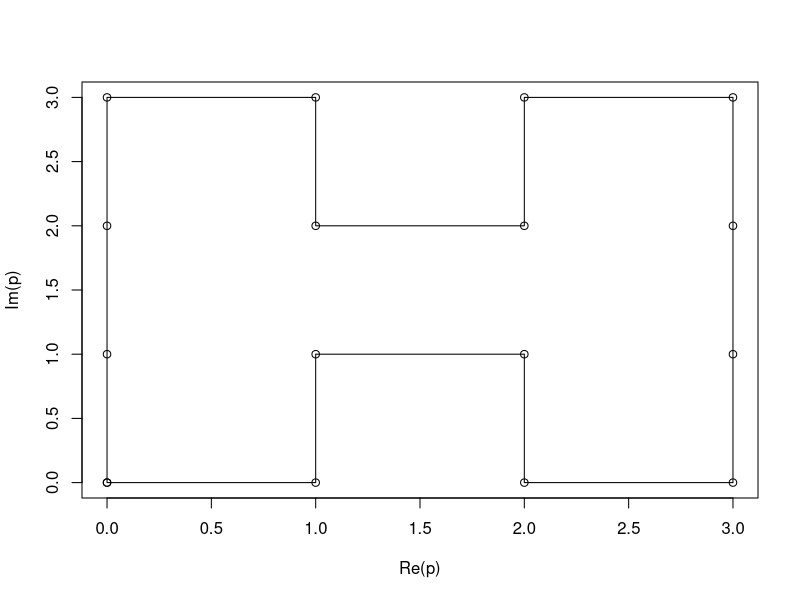
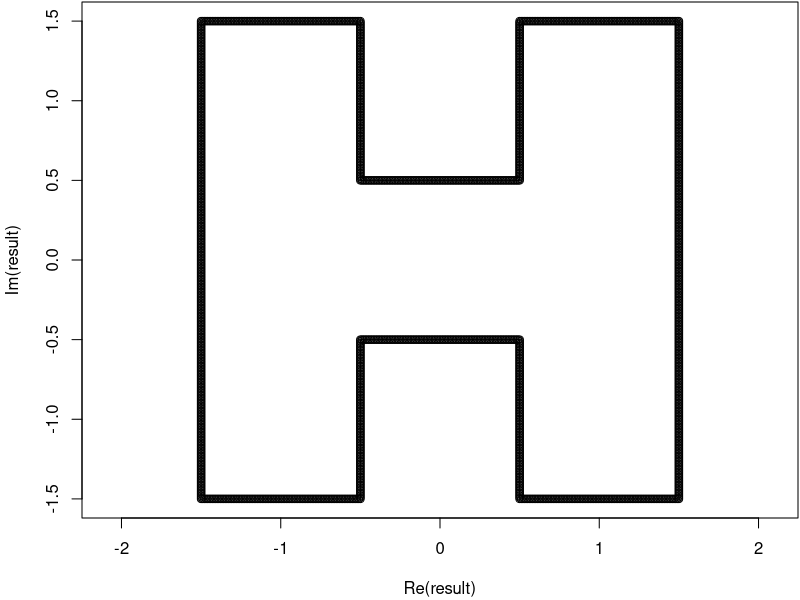

R code for these plots, in order: (Note: this script raises an error after producing the figures.)
# Sebastian Henz (2019)
# License: MIT (see file LICENSE for details)

# First find the corners and then interpolate.

p_str <- "
x,y
0,0
1,0
1,1
2,1
2,0
3,0
3,1
3,2
3,3
2,3
2,2
1,2
1,3
0,3
0,2
0,1
0,0
"
p <- read.csv(text = p_str, header = TRUE)
p <- p$x + p$y * 1i
plot(p, type = "o")

# Interpolate:
n <- 98  # number of points between corners
result <- rep(0+0i, n * (length(p) - 1) + length(p))
for (i in 2:length(p)) {
    new <- seq(p[i-1], p[i], length.out = n+2)
    j <- i + i * n - n
    result[seq(j-n-1, j)] <- new
}
# Remove duplicate:
result <- result[-length(result)]
# Move center to 0+0i:
result <- result - (max(Re(result)) / 2 + (max(Im(result)) / 2) * 1i)

par(mar = c(4, 4, 0, 0)+0.1)
plot(result, type = "o", asp = 1)

foo <- construct(result, 100, 1000)  # from the other script
plot(foo$p, asp = 1)
foo$values

bla <- foo$values

# remove all circles with zero radius:
bla
bla <- bla[abs(bla$a) > 0, ]
bla

bla$a <- sub("i", "j", as.character(bla$a), fixed = TRUE)
bla$a <- paste0("[", bla$a)
bla$b <- paste0(bla$b, "j],")
bla <- bla[-1, ]
bla[nrow(bla), 2] <- sub(",", "", bla[nrow(bla), 2], fixed = TRUE)
write.table(bla, "star_circles.txt", row.names = FALSE, col.names = FALSE,
            quote = FALSE, sep = ", ")
# Now open the file and copy everything into the python script.
# TODO: Write the python script so that it can load from that file.

